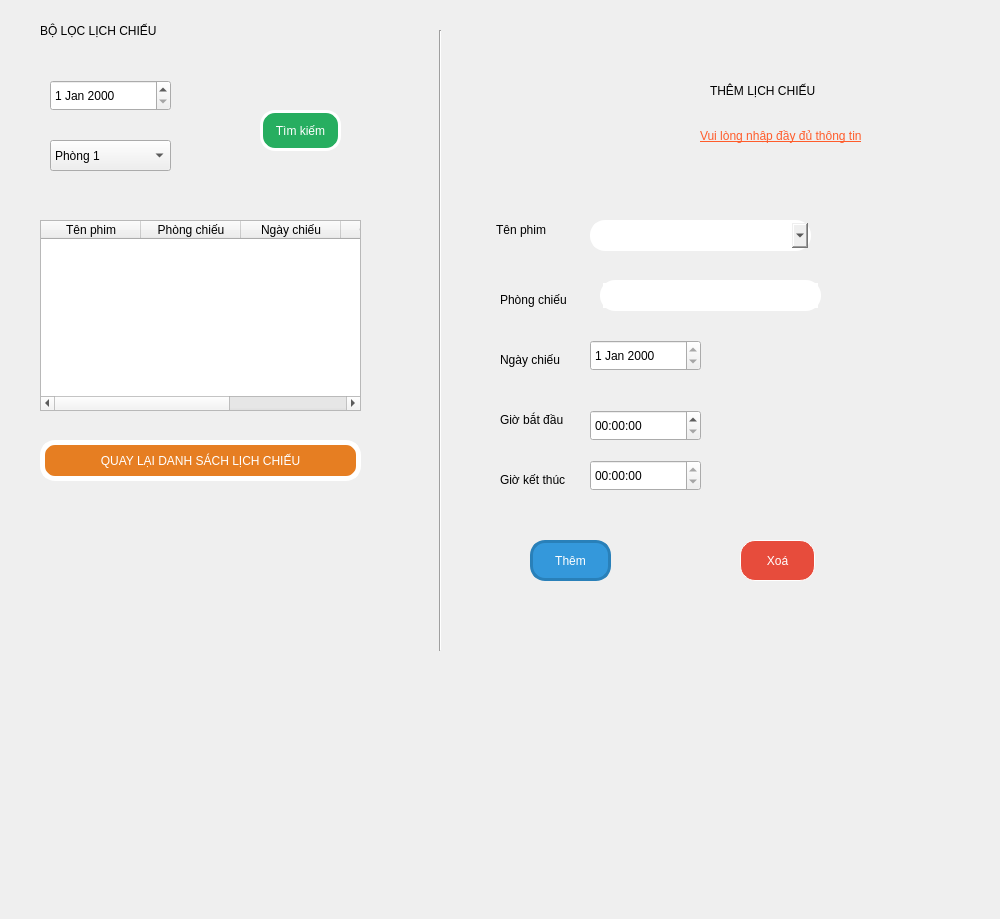
<?xml version="1.0" encoding="UTF-8"?>
<ui version="4.0">
 <class>them_lichchieu</class>
 <widget class="QMainWindow" name="them_lichchieu">
  <property name="geometry">
   <rect>
    <x>0</x>
    <y>0</y>
    <width>1000</width>
    <height>919</height>
   </rect>
  </property>
  <property name="windowTitle">
   <string>MainWindow</string>
  </property>
  <widget class="QWidget" name="centralwidget">
   <widget class="QLabel" name="label">
    <property name="geometry">
     <rect>
      <x>40</x>
      <y>10</y>
      <width>231</width>
      <height>41</height>
     </rect>
    </property>
    <property name="styleSheet">
     <string notr="true">font: 14pt &quot;MS Shell Dlg 2&quot;;</string>
    </property>
    <property name="text">
     <string>BỘ LỌC LỊCH CHIẾU</string>
    </property>
   </widget>
   <widget class="QDateEdit" name="date_timkiem">
    <property name="geometry">
     <rect>
      <x>50</x>
      <y>80</y>
      <width>121</width>
      <height>31</height>
     </rect>
    </property>
   </widget>
   <widget class="QPushButton" name="button_sua">
    <property name="geometry">
     <rect>
      <x>530</x>
      <y>540</y>
      <width>81</width>
      <height>41</height>
     </rect>
    </property>
    <property name="styleSheet">
     <string notr="true">font: 10pt &quot;MS Shell Dlg 2&quot;;
border: 3px solid #2980b9 ; /* Đường viền đen dày 2px */
border-radius: 15px;
 color: #ffffff;
 background-color: #3498db</string>
    </property>
    <property name="text">
     <string>Thêm</string>
    </property>
   </widget>
   <widget class="QLabel" name="label_4">
    <property name="geometry">
     <rect>
      <x>500</x>
      <y>290</y>
      <width>91</width>
      <height>20</height>
     </rect>
    </property>
    <property name="styleSheet">
     <string notr="true">font: 10pt &quot;MS Shell Dlg 2&quot;;</string>
    </property>
    <property name="text">
     <string>Phòng chiếu</string>
    </property>
   </widget>
   <widget class="QLabel" name="label_10">
    <property name="geometry">
     <rect>
      <x>700</x>
      <y>110</y>
      <width>231</width>
      <height>51</height>
     </rect>
    </property>
    <property name="styleSheet">
     <string notr="true">font: 13pt &quot;MS Shell Dlg 2&quot;;
text-decoration: underline;
color: rgb(255, 92, 43);</string>
    </property>
    <property name="text">
     <string>Vui lòng nhập đầy đủ thông tin</string>
    </property>
   </widget>
   <widget class="QTextEdit" name="txt_phongchieu">
    <property name="geometry">
     <rect>
      <x>600</x>
      <y>280</y>
      <width>221</width>
      <height>31</height>
     </rect>
    </property>
    <property name="styleSheet">
     <string notr="true">border: 3px solid white ; /* Đường viền đen dày 2px */
font: 10pt &quot;MS Shell Dlg 2&quot;;
border-radius: 15px;</string>
    </property>
    <property name="readOnly">
     <bool>true</bool>
    </property>
   </widget>
   <widget class="QTimeEdit" name="time_begin">
    <property name="geometry">
     <rect>
      <x>590</x>
      <y>410</y>
      <width>111</width>
      <height>31</height>
     </rect>
    </property>
   </widget>
   <widget class="QComboBox" name="comboBox">
    <property name="geometry">
     <rect>
      <x>50</x>
      <y>140</y>
      <width>121</width>
      <height>31</height>
     </rect>
    </property>
    <item>
     <property name="text">
      <string>Phòng 1</string>
     </property>
    </item>
    <item>
     <property name="text">
      <string>Phòng 2</string>
     </property>
    </item>
    <item>
     <property name="text">
      <string>Phòng 3</string>
     </property>
    </item>
    <item>
     <property name="text">
      <string>Phòng 4</string>
     </property>
    </item>
   </widget>
   <widget class="QLabel" name="label_6">
    <property name="geometry">
     <rect>
      <x>500</x>
      <y>410</y>
      <width>81</width>
      <height>20</height>
     </rect>
    </property>
    <property name="styleSheet">
     <string notr="true">font: 10pt &quot;MS Shell Dlg 2&quot;;</string>
    </property>
    <property name="text">
     <string>Giờ bắt đầu</string>
    </property>
   </widget>
   <widget class="Line" name="line">
    <property name="geometry">
     <rect>
      <x>430</x>
      <y>30</y>
      <width>20</width>
      <height>621</height>
     </rect>
    </property>
    <property name="orientation">
     <enum>Qt::Vertical</enum>
    </property>
   </widget>
   <widget class="QDateEdit" name="date_ngaychieu">
    <property name="geometry">
     <rect>
      <x>590</x>
      <y>340</y>
      <width>111</width>
      <height>31</height>
     </rect>
    </property>
    <property name="readOnly">
     <bool>true</bool>
    </property>
   </widget>
   <widget class="QTableWidget" name="table_lichchieu">
    <property name="geometry">
     <rect>
      <x>40</x>
      <y>220</y>
      <width>321</width>
      <height>191</height>
     </rect>
    </property>
    <column>
     <property name="text">
      <string>Tên phim</string>
     </property>
    </column>
    <column>
     <property name="text">
      <string>Phòng chiếu</string>
     </property>
    </column>
    <column>
     <property name="text">
      <string>Ngày chiếu</string>
     </property>
    </column>
    <column>
     <property name="text">
      <string>Giờ bắt đầu</string>
     </property>
    </column>
    <column>
     <property name="text">
      <string>Giờ kết thúc</string>
     </property>
    </column>
   </widget>
   <widget class="QLabel" name="label_5">
    <property name="geometry">
     <rect>
      <x>500</x>
      <y>350</y>
      <width>81</width>
      <height>20</height>
     </rect>
    </property>
    <property name="styleSheet">
     <string notr="true">font: 10pt &quot;MS Shell Dlg 2&quot;;</string>
    </property>
    <property name="text">
     <string>Ngày chiếu</string>
    </property>
   </widget>
   <widget class="QLabel" name="label_7">
    <property name="geometry">
     <rect>
      <x>500</x>
      <y>470</y>
      <width>81</width>
      <height>20</height>
     </rect>
    </property>
    <property name="styleSheet">
     <string notr="true">font: 10pt &quot;MS Shell Dlg 2&quot;;</string>
    </property>
    <property name="text">
     <string>Giờ kết thúc</string>
    </property>
   </widget>
   <widget class="QLabel" name="label_2">
    <property name="geometry">
     <rect>
      <x>710</x>
      <y>70</y>
      <width>201</width>
      <height>41</height>
     </rect>
    </property>
    <property name="styleSheet">
     <string notr="true">font: 14pt &quot;MS Shell Dlg 2&quot;;</string>
    </property>
    <property name="text">
     <string>THÊM LỊCH CHIẾU</string>
    </property>
   </widget>
   <widget class="QPushButton" name="button_xoa">
    <property name="geometry">
     <rect>
      <x>740</x>
      <y>540</y>
      <width>75</width>
      <height>41</height>
     </rect>
    </property>
    <property name="styleSheet">
     <string notr="true">font: 10pt &quot;MS Shell Dlg 2&quot;;
border: 1px solid white ; /* Đường viền đen dày 2px */
border-radius: 15px;
background-color: #e74c3c;
 color: #ffffff;</string>
    </property>
    <property name="text">
     <string>Xoá</string>
    </property>
   </widget>
   <widget class="QLabel" name="label_3">
    <property name="geometry">
     <rect>
      <x>496</x>
      <y>220</y>
      <width>61</width>
      <height>20</height>
     </rect>
    </property>
    <property name="styleSheet">
     <string notr="true">font: 10pt &quot;MS Shell Dlg 2&quot;;</string>
    </property>
    <property name="text">
     <string>Tên phim</string>
    </property>
   </widget>
   <widget class="QPushButton" name="button_timkiem">
    <property name="geometry">
     <rect>
      <x>260</x>
      <y>110</y>
      <width>81</width>
      <height>41</height>
     </rect>
    </property>
    <property name="styleSheet">
     <string notr="true">font: 10pt &quot;MS Shell Dlg 2&quot;;
border: 3px solid white ; /* Đường viền đen dày 2px */
border-radius: 15px;
background-color:#27ae60;
 color: #ffffff;</string>
    </property>
    <property name="text">
     <string>Tìm kiếm</string>
    </property>
   </widget>
   <widget class="QTimeEdit" name="time_end">
    <property name="geometry">
     <rect>
      <x>590</x>
      <y>460</y>
      <width>111</width>
      <height>31</height>
     </rect>
    </property>
    <property name="readOnly">
     <bool>true</bool>
    </property>
   </widget>
   <widget class="QWidget" name="widget" native="true">
    <property name="geometry">
     <rect>
      <x>470</x>
      <y>20</y>
      <width>211</width>
      <height>171</height>
     </rect>
    </property>
    <widget class="QLabel" name="label_8">
     <property name="geometry">
      <rect>
       <x>10</x>
       <y>10</y>
       <width>121</width>
       <height>71</height>
      </rect>
     </property>
     <property name="text">
      <string/>
     </property>
    </widget>
    <widget class="QLabel" name="label_9">
     <property name="geometry">
      <rect>
       <x>10</x>
       <y>10</y>
       <width>161</width>
       <height>151</height>
      </rect>
     </property>
     <property name="text">
      <string/>
     </property>
     <property name="textFormat">
      <enum>Qt::AutoText</enum>
     </property>
     <property name="pixmap">
      <pixmap>../../../../../ảnh python/clapperboard.png</pixmap>
     </property>
     <property name="scaledContents">
      <bool>true</bool>
     </property>
    </widget>
   </widget>
   <widget class="QPushButton" name="button_quayve">
    <property name="geometry">
     <rect>
      <x>40</x>
      <y>440</y>
      <width>321</width>
      <height>41</height>
     </rect>
    </property>
    <property name="styleSheet">
     <string notr="true">
font: 10pt &quot;MS Shell Dlg 2&quot;;
border: 5px solid white ; /* Đường viền đen dày 2px */
border-radius: 15px;
background-color:#e67e22;
 color: #ffffff;</string>
    </property>
    <property name="text">
     <string>QUAY LẠI DANH SÁCH LỊCH CHIẾU</string>
    </property>
   </widget>
   <widget class="QComboBox" name="combox_tenphim">
    <property name="geometry">
     <rect>
      <x>590</x>
      <y>220</y>
      <width>221</width>
      <height>31</height>
     </rect>
    </property>
    <property name="styleSheet">
     <string notr="true">border: 3px solid white ; /* Đường viền đen dày 2px */
font: 10pt &quot;MS Shell Dlg 2&quot;;
border-radius: 15px;</string>
    </property>
   </widget>
  </widget>
 </widget>
 <resources/>
 <connections/>
</ui>
